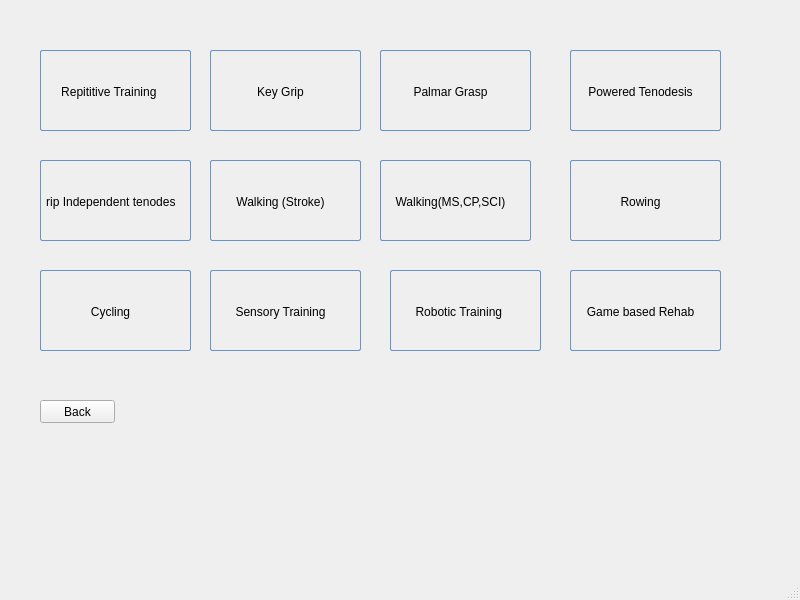
<?xml version="1.0" encoding="UTF-8"?>
<ui version="4.0">
 <class>ProtocolWindow</class>
 <widget class="QMainWindow" name="ProtocolWindow">
  <property name="geometry">
   <rect>
    <x>0</x>
    <y>0</y>
    <width>800</width>
    <height>600</height>
   </rect>
  </property>
  <property name="windowTitle">
   <string>MainWindow</string>
  </property>
  <widget class="QWidget" name="centralwidget">
   <widget class="QPushButton" name="pushButton">
    <property name="geometry">
     <rect>
      <x>40</x>
      <y>50</y>
      <width>151</width>
      <height>81</height>
     </rect>
    </property>
    <property name="styleSheet">
     <string notr="true">QPushButton:hover{
        background: qlineargradient(x1 : 0, y1 : 0, x2 : 0, y2 :   1, stop :   0.0 #ffd9aa,
                stop :   0.5 #ffbb6e, stop :   0.55 #feae42, stop :   1.0 #fedb74);
}

QPushButton {
        border: 1px solid #6593cf;
        border-radius: 2px;
        padding: 5px 15px 2px 5px;
        background: qlineargradient(x1 : 0, y1 : 0, x2 : 0, y2 :   1, stop :   0.0 #f5f9ff,
                stop :   0.5 #c7dfff, stop :   0.55 #afd2ff, stop :   1.0 #c0dbff);
        color: #0000;
    
        height: 30px;
}




QPushButton:pressed {
        background: qlineargradient(x1 : 0, y1 : 0, x2 : 0, y2 :   1, stop :   0.0 #c0dbff,
        stop :   0.5 #cfd26f, stop :   0.55 #c7df6f, stop :   1.0 #f5f9ff);
        padding-top: 2px;
        padding-left: 3px;

}
QPushButton:on {
        background: qlineargradient(x1 : 0, y1 : 0, x2 : 0, y2 :   1, stop :   0.0 #5AA72D,
        stop :   0.5 #B3E296, stop :   0.55 #B3E296, stop :   1.0 #f5f9ff);
        padding-top: 2px;
        padding-left: 3px;
}

QPushButton:disabled {
        background: transparent #e5e9ee;
        padding-top: 2px;        
        padding-left: 3px;
        color: black;
}</string>
    </property>
    <property name="text">
     <string>Repititive Training </string>
    </property>
   </widget>
   <widget class="QPushButton" name="pushButton_2">
    <property name="geometry">
     <rect>
      <x>210</x>
      <y>50</y>
      <width>151</width>
      <height>81</height>
     </rect>
    </property>
    <property name="styleSheet">
     <string notr="true">QPushButton:hover{
        background: qlineargradient(x1 : 0, y1 : 0, x2 : 0, y2 :   1, stop :   0.0 #ffd9aa,
                stop :   0.5 #ffbb6e, stop :   0.55 #feae42, stop :   1.0 #fedb74);
}

QPushButton {
        border: 1px solid #6593cf;
        border-radius: 2px;
        padding: 5px 15px 2px 5px;
        background: qlineargradient(x1 : 0, y1 : 0, x2 : 0, y2 :   1, stop :   0.0 #f5f9ff,
                stop :   0.5 #c7dfff, stop :   0.55 #afd2ff, stop :   1.0 #c0dbff);
        color: #0000;
    
        height: 30px;
}




QPushButton:pressed {
        background: qlineargradient(x1 : 0, y1 : 0, x2 : 0, y2 :   1, stop :   0.0 #c0dbff,
        stop :   0.5 #cfd26f, stop :   0.55 #c7df6f, stop :   1.0 #f5f9ff);
        padding-top: 2px;
        padding-left: 3px;

}
QPushButton:on {
        background: qlineargradient(x1 : 0, y1 : 0, x2 : 0, y2 :   1, stop :   0.0 #5AA72D,
        stop :   0.5 #B3E296, stop :   0.55 #B3E296, stop :   1.0 #f5f9ff);
        padding-top: 2px;
        padding-left: 3px;
}

QPushButton:disabled {
        background: transparent #e5e9ee;
        padding-top: 2px;        
        padding-left: 3px;
        color: black;
}</string>
    </property>
    <property name="text">
     <string>Key Grip</string>
    </property>
   </widget>
   <widget class="QPushButton" name="pushButton_3">
    <property name="geometry">
     <rect>
      <x>380</x>
      <y>50</y>
      <width>151</width>
      <height>81</height>
     </rect>
    </property>
    <property name="styleSheet">
     <string notr="true">QPushButton:hover{
        background: qlineargradient(x1 : 0, y1 : 0, x2 : 0, y2 :   1, stop :   0.0 #ffd9aa,
                stop :   0.5 #ffbb6e, stop :   0.55 #feae42, stop :   1.0 #fedb74);
}

QPushButton {
        border: 1px solid #6593cf;
        border-radius: 2px;
        padding: 5px 15px 2px 5px;
        background: qlineargradient(x1 : 0, y1 : 0, x2 : 0, y2 :   1, stop :   0.0 #f5f9ff,
                stop :   0.5 #c7dfff, stop :   0.55 #afd2ff, stop :   1.0 #c0dbff);
        color: #0000;
    
        height: 30px;
}




QPushButton:pressed {
        background: qlineargradient(x1 : 0, y1 : 0, x2 : 0, y2 :   1, stop :   0.0 #c0dbff,
        stop :   0.5 #cfd26f, stop :   0.55 #c7df6f, stop :   1.0 #f5f9ff);
        padding-top: 2px;
        padding-left: 3px;

}
QPushButton:on {
        background: qlineargradient(x1 : 0, y1 : 0, x2 : 0, y2 :   1, stop :   0.0 #5AA72D,
        stop :   0.5 #B3E296, stop :   0.55 #B3E296, stop :   1.0 #f5f9ff);
        padding-top: 2px;
        padding-left: 3px;
}

QPushButton:disabled {
        background: transparent #e5e9ee;
        padding-top: 2px;        
        padding-left: 3px;
        color: black;
}</string>
    </property>
    <property name="text">
     <string>Palmar Grasp</string>
    </property>
   </widget>
   <widget class="QPushButton" name="pushButton_4">
    <property name="geometry">
     <rect>
      <x>570</x>
      <y>50</y>
      <width>151</width>
      <height>81</height>
     </rect>
    </property>
    <property name="styleSheet">
     <string notr="true">QPushButton:hover{
        background: qlineargradient(x1 : 0, y1 : 0, x2 : 0, y2 :   1, stop :   0.0 #ffd9aa,
                stop :   0.5 #ffbb6e, stop :   0.55 #feae42, stop :   1.0 #fedb74);
}

QPushButton {
        border: 1px solid #6593cf;
        border-radius: 2px;
        padding: 5px 15px 2px 5px;
        background: qlineargradient(x1 : 0, y1 : 0, x2 : 0, y2 :   1, stop :   0.0 #f5f9ff,
                stop :   0.5 #c7dfff, stop :   0.55 #afd2ff, stop :   1.0 #c0dbff);
        color: #0000;
    
        height: 30px;
}




QPushButton:pressed {
        background: qlineargradient(x1 : 0, y1 : 0, x2 : 0, y2 :   1, stop :   0.0 #c0dbff,
        stop :   0.5 #cfd26f, stop :   0.55 #c7df6f, stop :   1.0 #f5f9ff);
        padding-top: 2px;
        padding-left: 3px;

}
QPushButton:on {
        background: qlineargradient(x1 : 0, y1 : 0, x2 : 0, y2 :   1, stop :   0.0 #5AA72D,
        stop :   0.5 #B3E296, stop :   0.55 #B3E296, stop :   1.0 #f5f9ff);
        padding-top: 2px;
        padding-left: 3px;
}

QPushButton:disabled {
        background: transparent #e5e9ee;
        padding-top: 2px;        
        padding-left: 3px;
        color: black;
}</string>
    </property>
    <property name="text">
     <string>Powered Tenodesis</string>
    </property>
   </widget>
   <widget class="QPushButton" name="pushButton_5">
    <property name="geometry">
     <rect>
      <x>40</x>
      <y>160</y>
      <width>151</width>
      <height>81</height>
     </rect>
    </property>
    <property name="styleSheet">
     <string notr="true">QPushButton:hover{
        background: qlineargradient(x1 : 0, y1 : 0, x2 : 0, y2 :   1, stop :   0.0 #ffd9aa,
                stop :   0.5 #ffbb6e, stop :   0.55 #feae42, stop :   1.0 #fedb74);
}

QPushButton {
        border: 1px solid #6593cf;
        border-radius: 2px;
        padding: 5px 15px 2px 5px;
        background: qlineargradient(x1 : 0, y1 : 0, x2 : 0, y2 :   1, stop :   0.0 #f5f9ff,
                stop :   0.5 #c7dfff, stop :   0.55 #afd2ff, stop :   1.0 #c0dbff);
        color: #0000;
    
        height: 30px;
}




QPushButton:pressed {
        background: qlineargradient(x1 : 0, y1 : 0, x2 : 0, y2 :   1, stop :   0.0 #c0dbff,
        stop :   0.5 #cfd26f, stop :   0.55 #c7df6f, stop :   1.0 #f5f9ff);
        padding-top: 2px;
        padding-left: 3px;

}
QPushButton:on {
        background: qlineargradient(x1 : 0, y1 : 0, x2 : 0, y2 :   1, stop :   0.0 #5AA72D,
        stop :   0.5 #B3E296, stop :   0.55 #B3E296, stop :   1.0 #f5f9ff);
        padding-top: 2px;
        padding-left: 3px;
}

QPushButton:disabled {
        background: transparent #e5e9ee;
        padding-top: 2px;        
        padding-left: 3px;
        color: black;
}</string>
    </property>
    <property name="text">
     <string>Grip Independent tenodesis</string>
    </property>
   </widget>
   <widget class="QPushButton" name="pushButton_6">
    <property name="geometry">
     <rect>
      <x>210</x>
      <y>160</y>
      <width>151</width>
      <height>81</height>
     </rect>
    </property>
    <property name="styleSheet">
     <string notr="true">QPushButton:hover{
        background: qlineargradient(x1 : 0, y1 : 0, x2 : 0, y2 :   1, stop :   0.0 #ffd9aa,
                stop :   0.5 #ffbb6e, stop :   0.55 #feae42, stop :   1.0 #fedb74);
}

QPushButton {
        border: 1px solid #6593cf;
        border-radius: 2px;
        padding: 5px 15px 2px 5px;
        background: qlineargradient(x1 : 0, y1 : 0, x2 : 0, y2 :   1, stop :   0.0 #f5f9ff,
                stop :   0.5 #c7dfff, stop :   0.55 #afd2ff, stop :   1.0 #c0dbff);
        color: #0000;
    
        height: 30px;
}




QPushButton:pressed {
        background: qlineargradient(x1 : 0, y1 : 0, x2 : 0, y2 :   1, stop :   0.0 #c0dbff,
        stop :   0.5 #cfd26f, stop :   0.55 #c7df6f, stop :   1.0 #f5f9ff);
        padding-top: 2px;
        padding-left: 3px;

}
QPushButton:on {
        background: qlineargradient(x1 : 0, y1 : 0, x2 : 0, y2 :   1, stop :   0.0 #5AA72D,
        stop :   0.5 #B3E296, stop :   0.55 #B3E296, stop :   1.0 #f5f9ff);
        padding-top: 2px;
        padding-left: 3px;
}

QPushButton:disabled {
        background: transparent #e5e9ee;
        padding-top: 2px;        
        padding-left: 3px;
        color: black;
}</string>
    </property>
    <property name="text">
     <string>Walking (Stroke)</string>
    </property>
   </widget>
   <widget class="QPushButton" name="pushButton_7">
    <property name="geometry">
     <rect>
      <x>380</x>
      <y>160</y>
      <width>151</width>
      <height>81</height>
     </rect>
    </property>
    <property name="styleSheet">
     <string notr="true">QPushButton:hover{
        background: qlineargradient(x1 : 0, y1 : 0, x2 : 0, y2 :   1, stop :   0.0 #ffd9aa,
                stop :   0.5 #ffbb6e, stop :   0.55 #feae42, stop :   1.0 #fedb74);
}

QPushButton {
        border: 1px solid #6593cf;
        border-radius: 2px;
        padding: 5px 15px 2px 5px;
        background: qlineargradient(x1 : 0, y1 : 0, x2 : 0, y2 :   1, stop :   0.0 #f5f9ff,
                stop :   0.5 #c7dfff, stop :   0.55 #afd2ff, stop :   1.0 #c0dbff);
        color: #0000;

        height: 30px;
}




QPushButton:pressed {
        background: qlineargradient(x1 : 0, y1 : 0, x2 : 0, y2 :   1, stop :   0.0 #c0dbff,
        stop :   0.5 #cfd26f, stop :   0.55 #c7df6f, stop :   1.0 #f5f9ff);
        padding-top: 2px;
        padding-left: 3px;

}
QPushButton:on {
        background: qlineargradient(x1 : 0, y1 : 0, x2 : 0, y2 :   1, stop :   0.0 #5AA72D,
        stop :   0.5 #B3E296, stop :   0.55 #B3E296, stop :   1.0 #f5f9ff);
        padding-top: 2px;
        padding-left: 3px;
}

QPushButton:disabled {
        background: transparent #e5e9ee;
        padding-top: 2px;        
        padding-left: 3px;
        color: black;
}</string>
    </property>
    <property name="text">
     <string>Walking(MS,CP,SCI)</string>
    </property>
   </widget>
   <widget class="QPushButton" name="pushButton_8">
    <property name="geometry">
     <rect>
      <x>570</x>
      <y>160</y>
      <width>151</width>
      <height>81</height>
     </rect>
    </property>
    <property name="styleSheet">
     <string notr="true">QPushButton:hover{
        background: qlineargradient(x1 : 0, y1 : 0, x2 : 0, y2 :   1, stop :   0.0 #ffd9aa,
                stop :   0.5 #ffbb6e, stop :   0.55 #feae42, stop :   1.0 #fedb74);
}

QPushButton {
        border: 1px solid #6593cf;
        border-radius: 2px;
        padding: 5px 15px 2px 5px;
        background: qlineargradient(x1 : 0, y1 : 0, x2 : 0, y2 :   1, stop :   0.0 #f5f9ff,
                stop :   0.5 #c7dfff, stop :   0.55 #afd2ff, stop :   1.0 #c0dbff);
        color: #0000;
    
        height: 30px;
}




QPushButton:pressed {
        background: qlineargradient(x1 : 0, y1 : 0, x2 : 0, y2 :   1, stop :   0.0 #c0dbff,
        stop :   0.5 #cfd26f, stop :   0.55 #c7df6f, stop :   1.0 #f5f9ff);
        padding-top: 2px;
        padding-left: 3px;

}
QPushButton:on {
        background: qlineargradient(x1 : 0, y1 : 0, x2 : 0, y2 :   1, stop :   0.0 #5AA72D,
        stop :   0.5 #B3E296, stop :   0.55 #B3E296, stop :   1.0 #f5f9ff);
        padding-top: 2px;
        padding-left: 3px;
}

QPushButton:disabled {
        background: transparent #e5e9ee;
        padding-top: 2px;        
        padding-left: 3px;
        color: black;
}</string>
    </property>
    <property name="text">
     <string>Rowing</string>
    </property>
   </widget>
   <widget class="QPushButton" name="pushButton_9">
    <property name="geometry">
     <rect>
      <x>40</x>
      <y>270</y>
      <width>151</width>
      <height>81</height>
     </rect>
    </property>
    <property name="styleSheet">
     <string notr="true">QPushButton:hover{
        background: qlineargradient(x1 : 0, y1 : 0, x2 : 0, y2 :   1, stop :   0.0 #ffd9aa,
                stop :   0.5 #ffbb6e, stop :   0.55 #feae42, stop :   1.0 #fedb74);
}

QPushButton {
        border: 1px solid #6593cf;
        border-radius: 2px;
        padding: 5px 15px 2px 5px;
        background: qlineargradient(x1 : 0, y1 : 0, x2 : 0, y2 :   1, stop :   0.0 #f5f9ff,
                stop :   0.5 #c7dfff, stop :   0.55 #afd2ff, stop :   1.0 #c0dbff);
        color: #0000;
    
        height: 30px;
}




QPushButton:pressed {
        background: qlineargradient(x1 : 0, y1 : 0, x2 : 0, y2 :   1, stop :   0.0 #c0dbff,
        stop :   0.5 #cfd26f, stop :   0.55 #c7df6f, stop :   1.0 #f5f9ff);
        padding-top: 2px;
        padding-left: 3px;

}
QPushButton:on {
        background: qlineargradient(x1 : 0, y1 : 0, x2 : 0, y2 :   1, stop :   0.0 #5AA72D,
        stop :   0.5 #B3E296, stop :   0.55 #B3E296, stop :   1.0 #f5f9ff);
        padding-top: 2px;
        padding-left: 3px;
}

QPushButton:disabled {
        background: transparent #e5e9ee;
        padding-top: 2px;        
        padding-left: 3px;
        color: black;
}</string>
    </property>
    <property name="text">
     <string>Cycling</string>
    </property>
   </widget>
   <widget class="QPushButton" name="pushButton_10">
    <property name="geometry">
     <rect>
      <x>210</x>
      <y>270</y>
      <width>151</width>
      <height>81</height>
     </rect>
    </property>
    <property name="styleSheet">
     <string notr="true">QPushButton:hover{
        background: qlineargradient(x1 : 0, y1 : 0, x2 : 0, y2 :   1, stop :   0.0 #ffd9aa,
                stop :   0.5 #ffbb6e, stop :   0.55 #feae42, stop :   1.0 #fedb74);
}

QPushButton {
        border: 1px solid #6593cf;
        border-radius: 2px;
        padding: 5px 15px 2px 5px;
        background: qlineargradient(x1 : 0, y1 : 0, x2 : 0, y2 :   1, stop :   0.0 #f5f9ff,
                stop :   0.5 #c7dfff, stop :   0.55 #afd2ff, stop :   1.0 #c0dbff);
        color: #0000;
    
        height: 30px;
}




QPushButton:pressed {
        background: qlineargradient(x1 : 0, y1 : 0, x2 : 0, y2 :   1, stop :   0.0 #c0dbff,
        stop :   0.5 #cfd26f, stop :   0.55 #c7df6f, stop :   1.0 #f5f9ff);
        padding-top: 2px;
        padding-left: 3px;

}
QPushButton:on {
        background: qlineargradient(x1 : 0, y1 : 0, x2 : 0, y2 :   1, stop :   0.0 #5AA72D,
        stop :   0.5 #B3E296, stop :   0.55 #B3E296, stop :   1.0 #f5f9ff);
        padding-top: 2px;
        padding-left: 3px;
}

QPushButton:disabled {
        background: transparent #e5e9ee;
        padding-top: 2px;        
        padding-left: 3px;
        color: black;
}</string>
    </property>
    <property name="text">
     <string>Sensory Training</string>
    </property>
   </widget>
   <widget class="QPushButton" name="pushButton_11">
    <property name="geometry">
     <rect>
      <x>390</x>
      <y>270</y>
      <width>151</width>
      <height>81</height>
     </rect>
    </property>
    <property name="styleSheet">
     <string notr="true">QPushButton:hover{
        background: qlineargradient(x1 : 0, y1 : 0, x2 : 0, y2 :   1, stop :   0.0 #ffd9aa,
                stop :   0.5 #ffbb6e, stop :   0.55 #feae42, stop :   1.0 #fedb74);
}

QPushButton {
        border: 1px solid #6593cf;
        border-radius: 2px;
        padding: 5px 15px 2px 5px;
        background: qlineargradient(x1 : 0, y1 : 0, x2 : 0, y2 :   1, stop :   0.0 #f5f9ff,
                stop :   0.5 #c7dfff, stop :   0.55 #afd2ff, stop :   1.0 #c0dbff);
        color: #0000;
    
        height: 30px;
}




QPushButton:pressed {
        background: qlineargradient(x1 : 0, y1 : 0, x2 : 0, y2 :   1, stop :   0.0 #c0dbff,
        stop :   0.5 #cfd26f, stop :   0.55 #c7df6f, stop :   1.0 #f5f9ff);
        padding-top: 2px;
        padding-left: 3px;

}
QPushButton:on {
        background: qlineargradient(x1 : 0, y1 : 0, x2 : 0, y2 :   1, stop :   0.0 #5AA72D,
        stop :   0.5 #B3E296, stop :   0.55 #B3E296, stop :   1.0 #f5f9ff);
        padding-top: 2px;
        padding-left: 3px;
}

QPushButton:disabled {
        background: transparent #e5e9ee;
        padding-top: 2px;        
        padding-left: 3px;
        color: black;
}</string>
    </property>
    <property name="text">
     <string>Robotic Training </string>
    </property>
   </widget>
   <widget class="QPushButton" name="pushButton_12">
    <property name="geometry">
     <rect>
      <x>570</x>
      <y>270</y>
      <width>151</width>
      <height>81</height>
     </rect>
    </property>
    <property name="styleSheet">
     <string notr="true">QPushButton:hover{
        background: qlineargradient(x1 : 0, y1 : 0, x2 : 0, y2 :   1, stop :   0.0 #ffd9aa,
                stop :   0.5 #ffbb6e, stop :   0.55 #feae42, stop :   1.0 #fedb74);
}

QPushButton {
        border: 1px solid #6593cf;
        border-radius: 2px;
        padding: 5px 15px 2px 5px;
        background: qlineargradient(x1 : 0, y1 : 0, x2 : 0, y2 :   1, stop :   0.0 #f5f9ff,
                stop :   0.5 #c7dfff, stop :   0.55 #afd2ff, stop :   1.0 #c0dbff);
        color: #0000;
    
        height: 30px;
}




QPushButton:pressed {
        background: qlineargradient(x1 : 0, y1 : 0, x2 : 0, y2 :   1, stop :   0.0 #c0dbff,
        stop :   0.5 #cfd26f, stop :   0.55 #c7df6f, stop :   1.0 #f5f9ff);
        padding-top: 2px;
        padding-left: 3px;

}
QPushButton:on {
        background: qlineargradient(x1 : 0, y1 : 0, x2 : 0, y2 :   1, stop :   0.0 #5AA72D,
        stop :   0.5 #B3E296, stop :   0.55 #B3E296, stop :   1.0 #f5f9ff);
        padding-top: 2px;
        padding-left: 3px;
}

QPushButton:disabled {
        background: transparent #e5e9ee;
        padding-top: 2px;        
        padding-left: 3px;
        color: black;
}</string>
    </property>
    <property name="text">
     <string>Game based Rehab</string>
    </property>
   </widget>
   <widget class="QPushButton" name="pushButton_13">
    <property name="geometry">
     <rect>
      <x>40</x>
      <y>400</y>
      <width>75</width>
      <height>23</height>
     </rect>
    </property>
    <property name="text">
     <string>Back</string>
    </property>
   </widget>
  </widget>
  <widget class="QMenuBar" name="menubar">
   <property name="geometry">
    <rect>
     <x>0</x>
     <y>0</y>
     <width>800</width>
     <height>21</height>
    </rect>
   </property>
  </widget>
  <widget class="QStatusBar" name="statusbar"/>
 </widget>
 <resources/>
 <connections/>
</ui>
